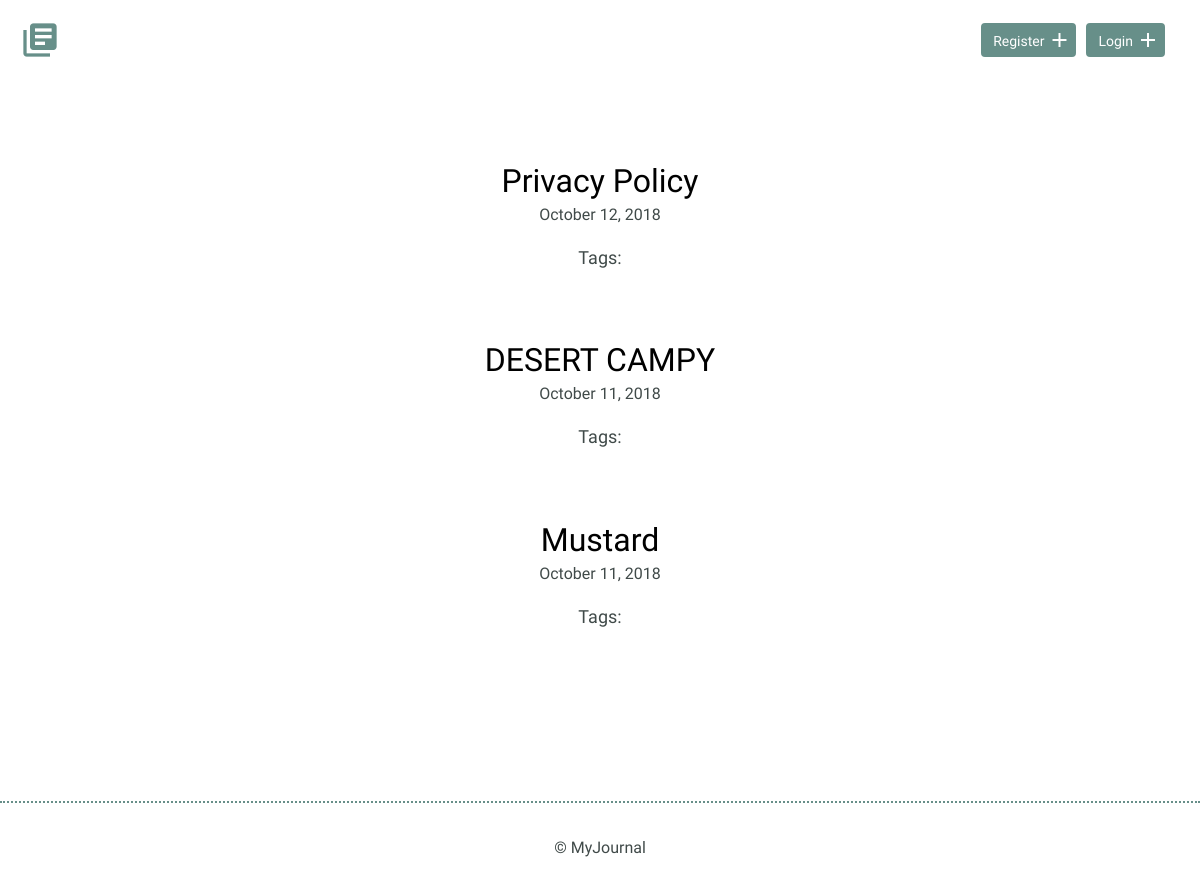
The app's page /, older data.
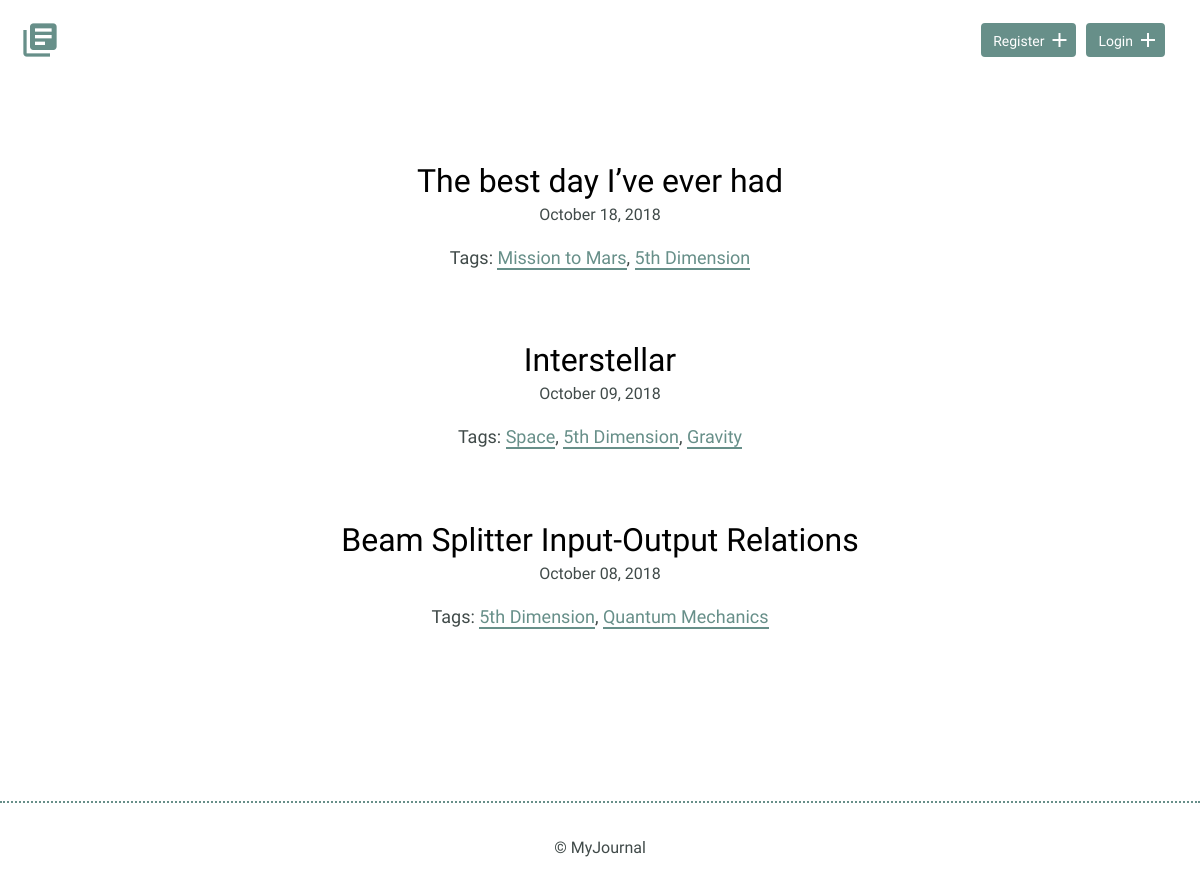
The same page, newer data.
### models.py (models this page shows, shortened)
class Journal(Model):
    user = ForeignKeyField(User, related_name='journals')
    tags = ManyToManyField(Tag, backref='tags')
    pub_date = DateTimeField(default=datetime.datetime.now)
    title = CharField(max_length=30)
    slug = CharField(unique=True, max_length=50)
    date = DateTimeField()
    time_spent = IntegerField(min)
    learned = TextField()
    resources = TextField()
    class Meta:
        database = DATABASE
        order_by = ('-pub_date',)

class Tag(Model):
    title = CharField(max_length=15)
    slug = CharField(max_length=50)
    class Meta:
        database = DATABASE
    def __init__(self, *args, **kwargs):
        if not 'slug' in kwargs:
            kwargs['slug'] = slugify(kwargs.get('title', ''))
        super().__init__(*args, **kwargs)

### app.py (the view)
@app.route('/')
def index():
    context = models.Journal.select()
    return render_template('index.html', context=context)

### app.py (called while the page is built)
@app.template_filter()
def datetimefilter(value, format='%B %d, %Y'):
    return value.strftime(format)

@app.before_request
def before_request():
    g.db = models.DATABASE
    g.db.connect()
    g.user = current_user

@app.after_request
def after_request(response):
    g.db.close()
    return response

### templates/index.html
{% extends 'base.html' %}
{% block content %}
<section>
    <div class="container">
        <div class="entry-list">
            {% for journal in context %}
            <article>
                <h2><a href="{{ url_for('entries', slug=journal.slug) }}">{{ journal.title }}</a></h2>
                <time datetime="{{ journal.date.strftime('%Y-%m-%d') }}">{{ journal.date|datetimefilter }}</time>
                <p>Tags: {% for tag in journal.tags %}<a href="{{ url_for('tags', slug=tag.slug) }}">{{ tag.title }}</a>{% if loop.last %}{% else %}, {% endif %}{% endfor %}</p>
            </article>
            {% endfor %}
        </div>
    </div>
</section>
{% endblock %}

### templates/base.html (shortened to what this page needs)
<!DOCTYPE html>
<html>
    <head>
        <link rel="stylesheet" href="/static/css/normalize.css">
        <link rel="stylesheet" href="/static/css/site.css">
        <link rel="stylesheet" href="/static/css/custom.css">
    </head>
    <body>
        <header>
            <div class="container">
                <div class="site-header">
                    <a class="logo" href="{{ url_for('index') }}"><i class="material-icons">library_books</i></a>
                    {% if g.user.is_authenticated %}
                    <a class="button icon-right" href="{{ url_for('logout') }}"><span>Logout</span> <i class="material-icons">add</i></a>
                    <a class="button icon-right" href="{{ url_for('createjournal') }}"><span>New Entry</span> <i class="material-icons">add</i></a>
                    <a class="button icon-right" href="{{ url_for('createtag') }}"><span>Add Tag</span> <i class="material-icons">add</i></a>
                    {% else %}
                    <a class="button icon-right" href="{{ url_for('login') }}"><span>Login</span> <i class="material-icons">add</i></a>
                    <a class="button icon-right" href="{{ url_for('register') }}"><span>Register</span> <i class="material-icons">add</i></a>
                    {% endif %}
                </div>
            </div>
        </header>
        {% block content %}{% endblock %}
        <footer>
            <div>
                &copy; MyJournal
            </div>
        </footer>
    </body>
</html>

### static/css/site.css (style rules this page uses)
body { font-size: 16px; color: #404a49; font-family: 'Cousine', serif; font-weight: 400; }
.container { margin: 0 auto; padding: 0 25px; }
header .site-header { margin: 0 auto; height: 95px; }
header .logo i { color: #678f89; margin: 20px 0 0 -5px; float: left; font-size: 40px; }
header .button { float: right; margin: 33px 0 0 0; }
footer { text-align: center; padding: 35px 0; border-top: 2px dotted #678f89; }
.button { padding: 8px 10px 6px 10px; background: #678f89; border: 2px solid #678f89; border-radius: 4px; text-decoration: none; color: #FFF; position: relative; text-align: center; font-size: 14px; }
.button.icon-right { padding-right: 30px; top: -10px; margin-right: 10px }
.button.icon-right i { position: absolute; top: 3px; right: 3px; }
h1, h2, h3 { margin: 0; font-weight: 400; line-height: 1em; color: #000; }
h2 { font-size: 32px; }
h2 a { text-decoration: none; color: #000; }
p { line-height: 1.8em; font-size: 18px; }
p a { border-bottom: 2px solid #678f89; padding: 0; color: #678f89; text-decoration: none; }
.entry-list, .edit-entry, .new-entry { max-width: 800px; margin: 0 auto; padding: 70px 0 150px 0; }
.entry-list article { margin-bottom: 70px; text-align: center; }
.entry-list article:last-child { margin-bottom: 0; }
.entry-list article h2 { margin-bottom: 8px; }

Row changes from the older to the newer data that the page shows:
removed Journal: title "Privacy Policy", date "October 12, 2018"
removed Journal: title "DESERT CAMPY", date "October 11, 2018"
removed Journal: title "Mustard", date "October 11, 2018"
added Journal: title "The best day I’ve ever had", date "October 18, 2018"
added Tag: title "Mission to Mars", shown under Journal "The best day I’ve ever had"
added Tag: title "5th Dimension"
added Journal: title "Interstellar", date "October 09, 2018"
added Tag: title "Space", shown under Journal "Interstellar"
added Tag: title "Gravity", shown under Journal "Interstellar"
added Journal: title "Beam Splitter Input-Output Relations", date "October 08, 2018"
added Tag: title "Quantum Mechanics", shown under Journal "Beam Splitter Input-Output Relations"
